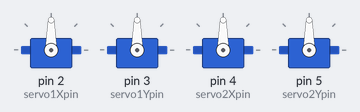
The sketch below on a simulated Arduino Uno, built with avr-gcc and run on an emulated ATmega328P. Parts: 4 × servo. Random numbers use the default seed unless the sketch sets one.

Above: at 0.1 s.
At 3.1 s:
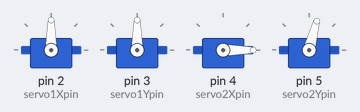
At 9.1 s:
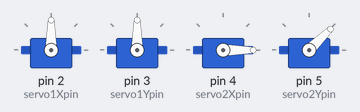
At 18.3 s:
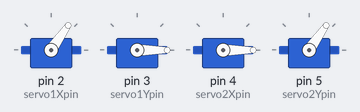
At 24.4 s:
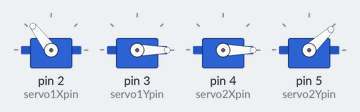
At 36.5 s:
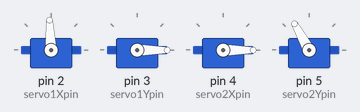
Timing chart, 0 to 40.0 s (numbered marks = the images above):
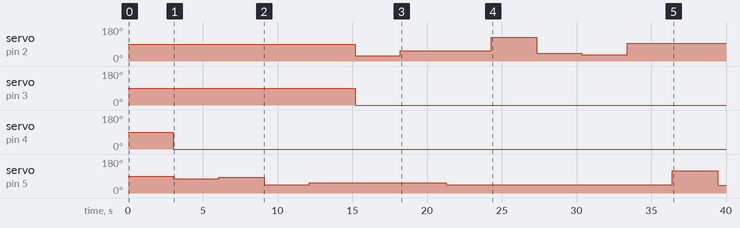

Measured:
- by itself, servo on pin 2 (servo1Xpin): 90° → 27° at 15.2 s, → 55° 3.0 s later, → 127° 6.1 s later, → 40° 3.0 s later, … (6 changes in this stretch)
- by itself, servo on pin 3 (servo1Ypin): 90° → 0° at 15.2 s
- by itself, servo on pin 4 (servo2Xpin): 90° → 0° at 3.0 s
- by itself, servo on pin 5 (servo2Ypin): 90° → 75° at 3.0 s, → 84° 3.0 s later, → 44° 3.0 s later, → 55° 3.0 s later, … (7 changes in this stretch)

The sketch:

holoprojectors.ino
```cpp
/*
* SARLACC For Holo Projectors v 0.3a
*
* - Simple
* - Arduino
* - Random Holoprojector
* - Location for
* - AstroMech Builders
* - Club
* - Control
*
* Micke Askernäs, 2012
*
*/

#include <Servo.h>

/*
* User defined constants
* change these for finetuning your servos
* *NOTE* These values are set for my servos.
* In order to get your system running smooth, you need to
* set your own values. See test code at the bottom of code.
*/

const int Min1X = 20; // Min value for X1
const int Max1X = 135; // Max value for X1
const int Min1Y = 0; // Min value for Y1
const int Max1Y = 0; // Max value for Y1

const int Min2X = 0; // Min value for X2
const int Max2X = 0; // Max value for X2
const int Min2Y = 30; // Min value for Y2
const int Max2Y = 150; // Max value for Y2

const int MinTime = 3000; // Minimum time to wait before another servo movement.
const int MaxTime = 10000; // Maximum time to wait before another servo movement.

/*
* Arduino Pin Configuration
* Change these if needed
*/

const int servo1Xpin = 2; // PIN on Arduino used for Servo1X
const int servo1Ypin = 3; // PIN on Arduino used for Servo1Y
const int servo2Xpin = 4; // PIN on Arduino used for Servo2X
const int servo2Ypin = 5; // PIN on Arduino used for Servo2Y

/*
* End Arduino Pin Configuration
*/

/*
* End constants
*/


/* No more changes should be needed below this line. */

Servo servo1X; // Define X-Servo 1 (Back)
Servo servo1Y; // Define Y-Servo 1 (Back)
Servo servo2X; // Define X-Servo 2 (Top)
Servo servo2Y; // Define Y-Servo 2 (Top)
unsigned long currentTime;
unsigned long loopTime;

void setup()
{
servo1X.attach(servo1Xpin); // Attaching servo to defined pin.
servo1Y.attach(servo1Ypin); // Attaching servo to defined pin.
servo2X.attach(servo2Xpin); // Attaching servo to defined pin.
servo2Y.attach(servo2Ypin); // Attaching servo to defined pin.


randomSeed(analogRead(0)); // Feed unhooked analog input as seed for randomizer. Can be set to static number.
// randomSeed(3141592653); // Static number random Seed (for explanantion only)

currentTime = millis();
loopTime = currentTime;
}

void loop()
{
currentTime = millis();

/* Loop 1 for Servo1 */
if (currentTime >= (loopTime + random(MinTime,MaxTime))) {
servo1X.attach(servo1Xpin); // Attaching servo to defined pin.
servo1Y.attach(servo1Ypin); // Attaching servo to defined pin.
servo1X.write(random(Min1X,Max1X)); // Turn X-Servo to random X value (0-180)
servo1Y.write(random(Min1Y,Max1Y)); // Turn Y-Servo to random X value (0-180)
loopTime = currentTime;
delay(100);
servo1X.detach(); // detaching servo to defined pin.
servo1Y.detach(); // detaching servo to defined pin.
}

/* Loop 2 for Servo2 */
if (currentTime >= (loopTime + random(MinTime,MaxTime))) {
servo2X.attach(servo2Xpin); // Attaching servo to defined pin.
servo2Y.attach(servo2Ypin); // Attaching servo to defined pin.
servo2X.write(random(Min2X,Max2X)); // Turn X-Servo to random X value (0-180)
servo2Y.write(random(Min2Y,Max2Y)); // Turn Y-Servo to random X value (0-180)
loopTime = currentTime;
delay(100);
servo2X.detach(); // detaching servo to defined pin.
servo2Y.detach(); // detaching servo to defined pin.
}

/*
* Loop for testing max and min values - Comment this out or remove for working program
* Recommended to take one servo at the time and test out the min/max values on X first, then Y
* and then move on to next servo.
*/

// servo1X.write(Min1X); // Turn Servo 1 to Min X value
// servo2X.write(Min2X); // Turn Servo 2 to Min X value
// servo3X.write(Min3X); // Turn Servo 3 to Min X value
//
// servo1Y.write(Min1Y); // Turn Servo 1 to Min Y value
// servo2Y.write(Min2Y); // Turn Servo 2 to Min Y value
// servo3Y.write(Min3Y); // Turn Servo 3 to Min Y value
//
// delay (1000);
//
// servo1.write(Max1X); // Turn Servo 1 to Max X value
// servo1.write(Max2X); // Turn Servo 2 to Max X value
// servo1.write(Max3X); // Turn Servo 3 to Max X value
//
// servo1Y.write(Max1Y); // Turn Servo 1 to Max Y value
// servo2Y.write(Max2Y); // Turn Servo 2 to Max Y value
// servo3Y.write(Max3Y); // Turn Servo 3 to Max Y value
//
// delay (1000);
}
```
